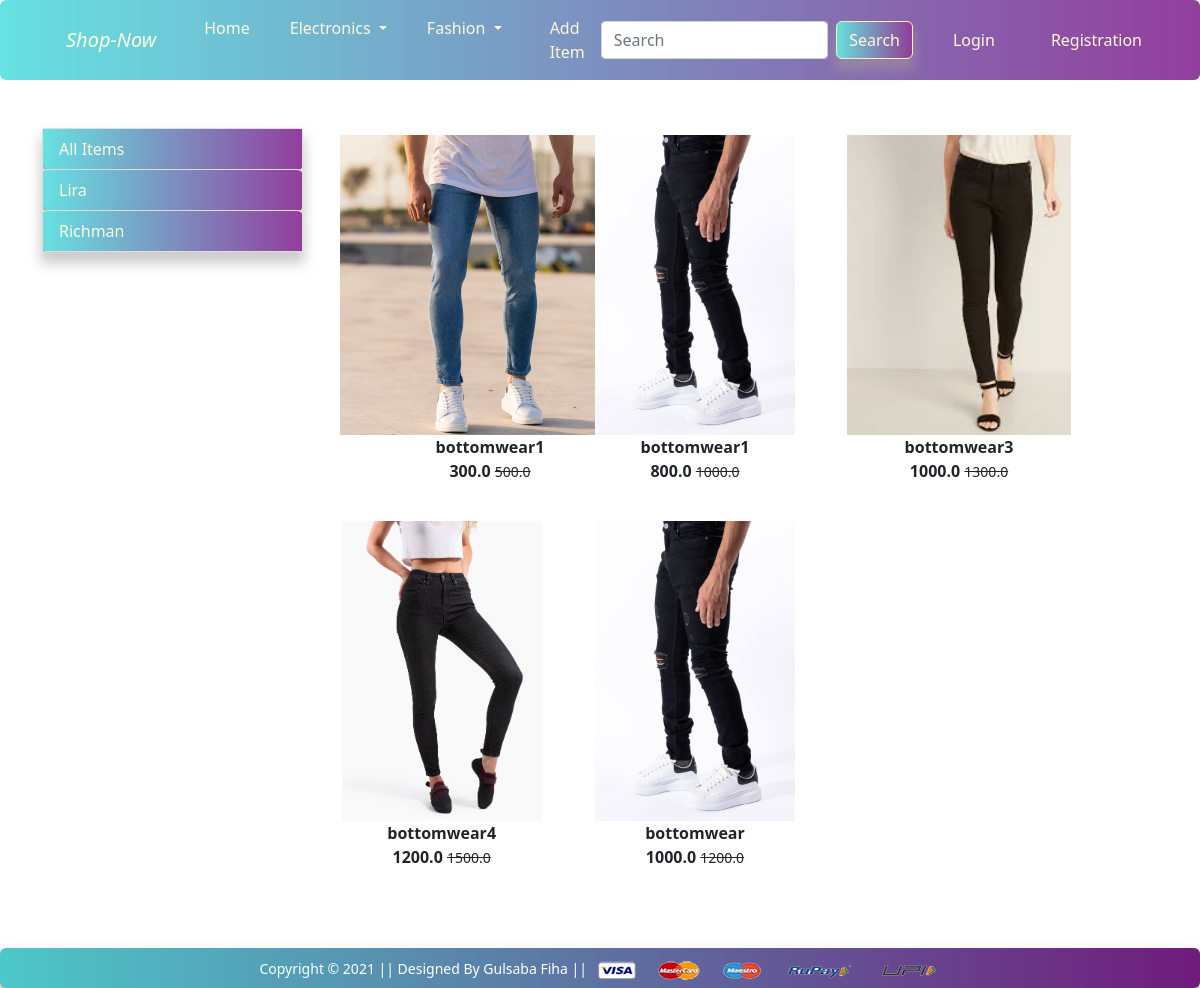
The page /bottomwear/ on the database as committed earlier.
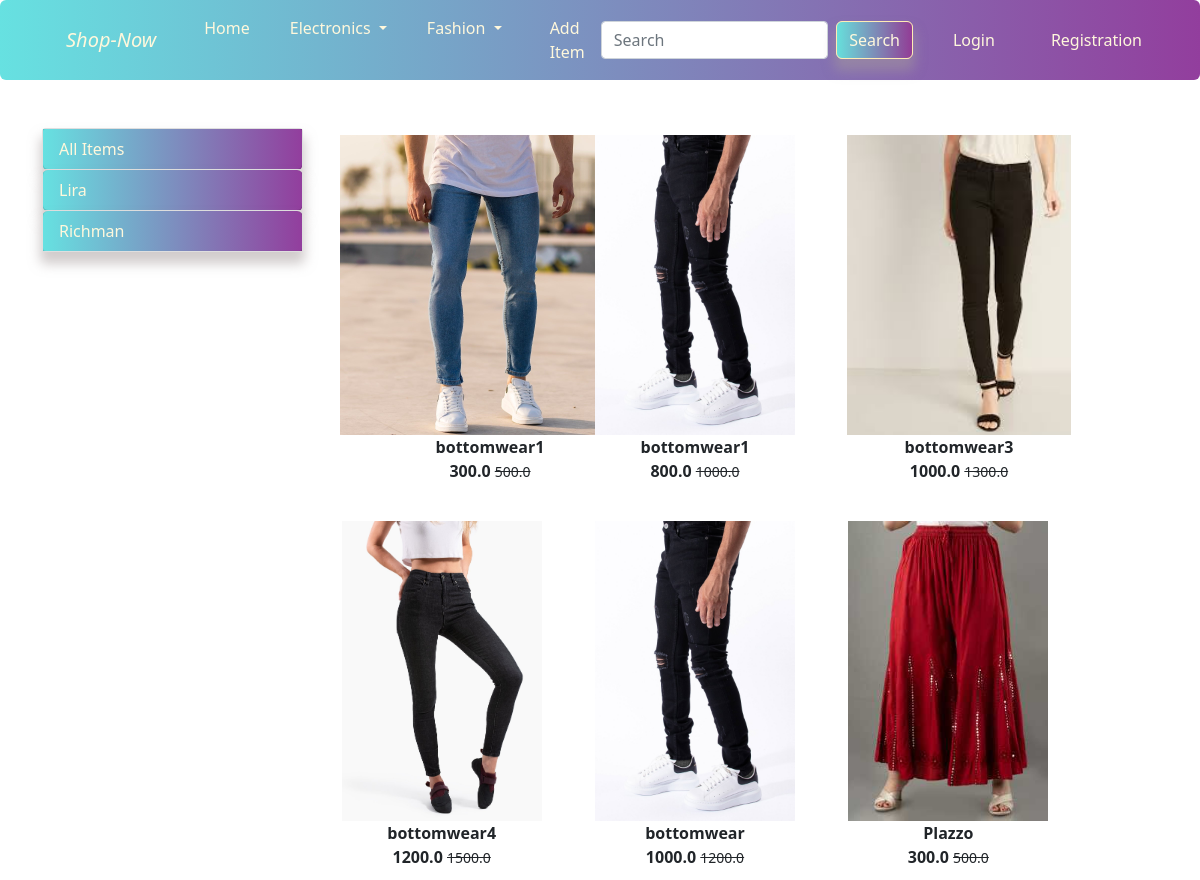
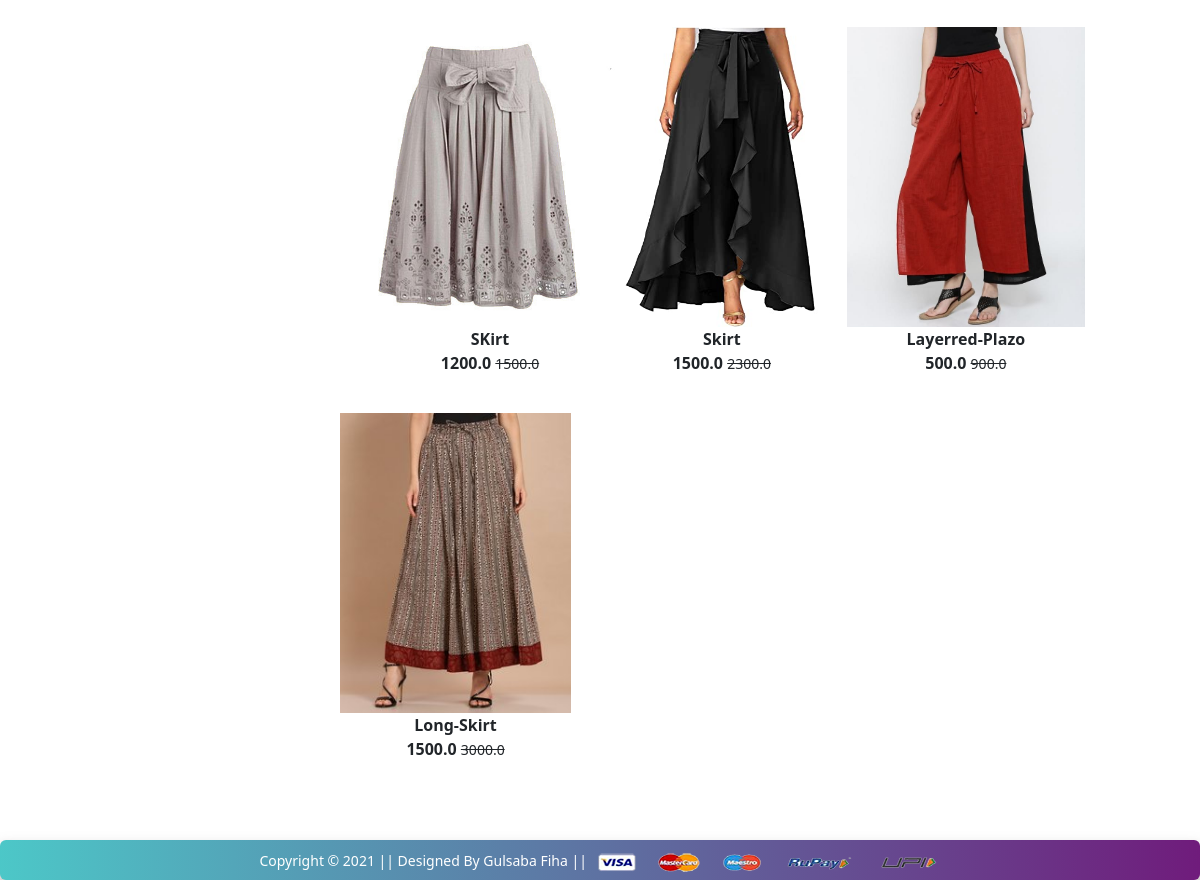
The same page on the database as committed later (2 pictures, top to bottom).
### app/models.py (models this page shows, shortened)
class Product(models.Model):
    id = models.BigAutoField(primary_key=True,null=False)
    title=models.CharField(max_length=200)
    selling_price=models.FloatField()
    discounted_price=models.FloatField()
    description=models.TextField()
    brand=models.CharField(max_length=200)
    category=models.CharField(choices=CATEGORY_CHOICES,max_length=2)
    product_image=models.ImageField(upload_to='productimg')

### app/views.py (the view)
# urls.py: path('bottomwear/', views.bottomwear, name='bottomwear'),
def bottomwear(request,data=None):
  if data==None:
    bottomwears=Product.objects.filter(category='BW')
  elif data=='lira' or data=='Richman' or data=='gentle park ':
    bottomwears=Product.objects.filter(category='BW').filter(brand=data)
  return render(request, 'app/bottomwear.html',{
    'bottomwears':bottomwears,
  })

### app/templates/app/bottomwear.html (shortened to what this page needs)
{% extends 'app/base.html' %}
{% load static %}
{% block main-content %}
<div class="container my-5">
      <div class="row">
            <div class="col-sm-3">
                  <div class="list-group">
                        <a href="{% url 'bottomwear' %}" class="list-group-item list-group-item-action cart" aria-current="true">All Items</a>
                        <a href="{% url 'bottomweardata' 'lira' %}" class="list-group-item cart list-group-item-action" aria-current="true">Lira</a>
                        <a href="{% url 'bottomweardata' 'Richman' %}" class="list-group-item cart list-group-item-action" aria-current="true">Richman</a>
                  </div>
            </div>
            <div class="col-sm-8">
                  <div class="row">
                        {% for product in bottomwears %}
                              <div class="col-sm-4 text-center mb-4">
                                    <a href="{% url 'product-detail' product.id %}" class="btn">
                                          <div class="item">
                                                <img src="{{ product.product_image.url }}" height="300" class="">
                                                <div class="fw-bold">{{ product.title }}</div>
                                                <div class="fw-bold">{{ product.discounted_price }}
                                                      <small class="fw-light text-decoration-line-through">{{product.selling_price}}</small>
                                                </div>
                                          </div>
                                    </a>
                              </div>
                        {% endfor %}
                  </div>
            </div>
      </div>
</div>
{% endblock main-content %}

### app/templates/app/base.html (shortened to what this page needs)
<!DOCTYPE html>
{% load static %}
<html lang="en">
  <head>
    <link
      href="https://cdn.jsdelivr.net/npm/bootstrap@5.0.0-beta1/dist/css/bootstrap.min.css"
      rel="stylesheet"
    />
    <link rel="stylesheet" href="{% static 'app/css/owl.carousel.min.css' %}" />
    <link rel="stylesheet" href="{% static 'app/css/all.min.css' %}" />
    <link rel="stylesheet" href="{% static 'app/css/style.css' %}" />
    <link rel="stylesheet" href="{% static 'app/css/nav.css' %}" />
  </head>
  <body>
    <div class="nav-style">
      <nav class="navbar navbar-expand-lg text-black">
        <div class="container">
          <a class="navbar-brand text-black"  href="/"><i>Shop-Now</i></a>
          <div class="collapse navbar-collapse" id="navbarSupportedContent">
            <ul class="navbar-nav me-auto mb-2 mb-lg-0">
              <li class="nav-item">
                <a
                  class="nav-link active text-black"
                  aria-current="page"
                  href="/"
                  >Home</a
                >
              </li>
              <li class="nav-item dropdown">
                <a
                  class="nav-link dropdown-toggle text-black drp"
                  href="#"
                  id="electronicsDropdown"
                  role="button"
                  data-bs-toggle="dropdown"
                  aria-expanded="false"
                >
                  Electronics
                </a>
              </li>
              <li class="nav-item dropdown">
                <a
                  class="nav-link dropdown-toggle text-black"
                  href="#"
                  id="fashionDropdown"
                  role="button"
                  data-bs-toggle="dropdown"
                  aria-expanded="false"
                >
                  Fashion
                </a>
              </li>
              <li class="nav-item mx-2">
                <a href="#" class="nav-link text-black "
                  >Add Item</a
                >
              </li>
            </ul>
            <form class="d-flex">
              <input
                class="form-control me-2"
                type="search"
                placeholder="Search"
                aria-label="Search"
              />
              <button class="btn alert-warning cart" type="submit">Search</button>
            </form>
            <div>
              <ul class="navbar-nav me-auto mb-2 mb-lg-0">
                {% if request.user.is_authenticated %}
                <li class="nav-item dropdown mx-2">
                  <a
                    class="nav-link dropdown-toggle text-black"
                    href="#"
                    id="profileDropdown"
                    role="button"
                    data-bs-toggle="dropdown"
                    aria-expanded="false"
                  >
                    {{request.user.username|capfirst}}
                  </a>
                  <ul class="dropdown-menu" aria-labelledby="profileDropdown">
                    <li>
                      <a class="dropdown-item" href="{% url 'profile' %}"
                        >Profile</a
                      >
                    </li>
                    <li>
                      <a class="dropdown-item" href="{% url 'orders' %}"
                        >Orders</a
                      >
                    </li>
                    <li>
                      <a class="dropdown-item" href="{% url 'passwordchange' %}"
                        >Change Password</a
                      >
                    </li>
                    <li>
                      <a class="dropdown-item" href="{% url 'logout' %}"
                        >Logout</a
                      >
                    </li>
                  </ul>
                </li>
                <li class="nav-item mx-2">
                  <a href="{% url 'show-cart' %}" class="nav-link text-black"
                    ><span class="badge bg-danger cart">{{totalitem}}</span> Cart
                  </a>
                </li>
                {% else %}
                <li class="nav-item mx-2">
                  <a href="{% url 'login' %}" class="nav-link text-black"
                    >Login</a
                  >
                </li>
                <li class="nav-item mx-2">
                  <a
                    href="{% url 'customerregistration' %}"
                    class="nav-link text-black"
                    >Registration</a
                  >
                </li>
                {% endif %}
              </ul>
            </div>
          </div>
        </div>
      </nav>
    </div>
     {% block main-content %} {% endblock main-content %}
    <footer class="container-fluid bg-dark text-center p-2 mt-5 livesale">
      <small class="text-white"
        >Copyright &copy; 2021 || Designed By Gulsaba Fiha ||
      </small>
      <img
        src="{% static 'app/images/payment.png' %}"
        alt=""
        srcset=""
        class="img-fluid"
        height="2px"
      />
    </footer>
  </body>
</html>

### app/static/app/css/nav.css (style rules this page uses)
.nav-style { background-image: linear-gradient( to right, rgba(82, 221, 221, 0.884), rgba(126, 26, 139, 0.842) ); border-radius: 6px; }
.nav-style a { color: cornsilk; margin-left: 1.5rem; border-radius: 6px; transition: 0.5s; }
.livesale { background-image: linear-gradient( to right, rgba(82, 221, 221, 0.884), rgba(126, 26, 139, 0.842) ); background-repeat: no-repeat; backdrop-filter: blur(10px); -webkit-backdrop-filter: blur(12px); box-shadow: 0 10px 12px 5px rgba(165, 156, 156, 0.5); border-radius: 6px; color: cornsilk; }
.cart { background-image: linear-gradient( to right, rgba(82, 221, 221, 0.884), rgba(126, 26, 139, 0.842) ); background-repeat: no-repeat; backdrop-filter: blur(10px); -webkit-backdrop-filter: blur(12px); box-shadow: 0 10px 12px 2px rgba(165, 156, 156, 0.5); border-radius: 6px; color: cornsilk; }

Rows that differ between the two databases and show on the page:
added Product: product_image (picture), title "Plazzo", discounted_price "300.0", selling_price "500.0"
added Product: product_image (picture), title "SKirt", discounted_price "1200.0", selling_price "1500.0"
added Product: product_image (picture), title "Skirt", discounted_price "1500.0", selling_price "2300.0"
added Product: product_image (picture), title "Layerred-Plazo", discounted_price "500.0", selling_price "900.0"
added Product: product_image (picture), title "Long-Skirt", discounted_price "1500.0", selling_price "3000.0"
